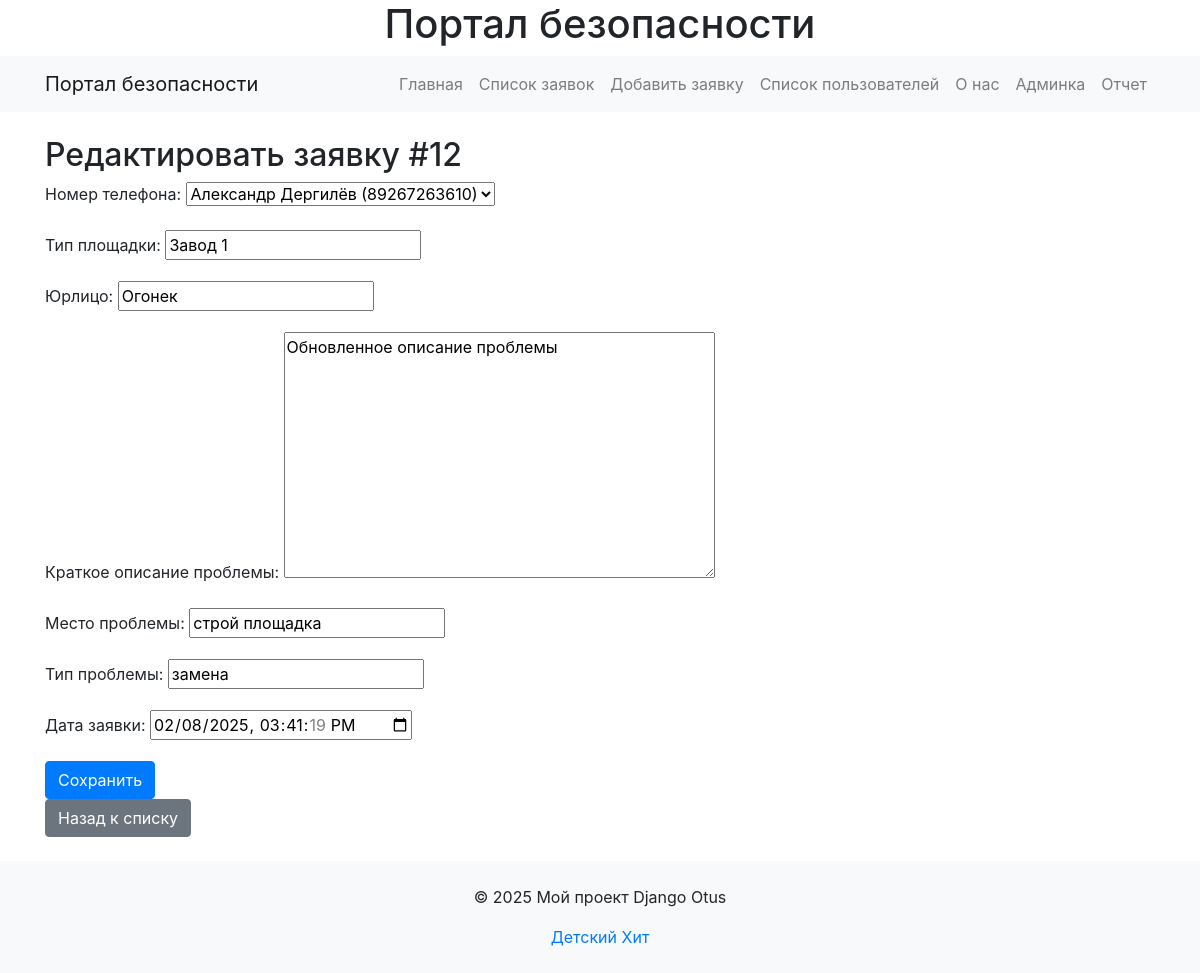
Page /tasks/edit/12/ on the committed database.
### my_app/models.py (models this page shows, shortened)
class Task(models.Model):
    STATUS_CHOICES = [
        ('на рассмотрении', 'На рассмотрении'),
        ('в работе', 'В работе'),
        ('просрочена', 'Просрочена'),
        ('выполнена', 'Выполнена'),
    ]
    phone_number = models.ForeignKey(
        Users,
        on_delete=models.CASCADE,
        related_name="tasks",
        verbose_name="Номер телефона",
        default=1,
    )
    platform_type = models.CharField(max_length=100, verbose_name="Тип площадки")
    legal_entity = models.CharField(max_length=100, verbose_name="Юрлицо")
    problem_description = models.TextField(verbose_name="Краткое описание проблемы")
    problem_location = models.CharField(max_length=200, verbose_name="Место проблемы")
    problem_type = models.CharField(max_length=100, verbose_name="Тип проблемы")
    task_date = models.DateTimeField(default=timezone.now, verbose_name="Дата заявки")
    task_id = models.AutoField(primary_key=True, verbose_name="Номер заявки ID")
    status = models.CharField(
        max_length=20,
        choices=STATUS_CHOICES,
        default='на рассмотрении',
        verbose_name="Статус заявки"
    )
    problem_photo = models.ImageField(
        upload_to="problem_photos/", blank=True, null=True, verbose_name="Фото проблемы"
    )
    solution_proposal = models.TextField(
        blank=True, null=True, verbose_name="Предложение по устранению"
    )
    responsible_person = models.CharField(
        max_length=100,
        blank=True,
        null=True,
        verbose_name="ФИО (ответственного за устранение)",
    )
    initiator_name = models.CharField(
        max_length=100, blank=True, null=True, verbose_name="ФИО (инициатора)"
    )
    position = models.CharField(
        max_length=100, blank=True, null=True, verbose_name="Должность"
    )
    department = models.CharField(
        max_length=100, blank=True, null=True, verbose_name="Отдел инициатора"
    )
    planned_fix_date = models.DateField(
        blank=True, null=True, verbose_name="Плановая дата устранения"
    )

class Users(models.Model):
    phone_number = models.CharField(
        max_length=11, unique=True, verbose_name="Номер телефона"
    )
    first_name = models.CharField(
        max_length=100, blank=True, null=True, verbose_name="Имя"
    )
    last_name = models.CharField(
        max_length=100, blank=True, null=True, verbose_name="Фамилия"
    )
    def __str__(self):
        return f"{self.first_name} {self.last_name} ({self.phone_number})"

### my_app/views.py (the view)
# urls.py: path("tasks/edit/<int:task_id>/", views.edit_task, name="edit_task"),
def edit_task(request, task_id):
    task = get_object_or_404(Task, task_id=task_id)
    if request.method == "POST":
        form = TaskForm(request.POST, instance=task)
        if form.is_valid():
            form.save()
            log_task_action.delay(
                "Редактирование", task.task_id
            )  # Логирование редактирования задачи
            return redirect("task_list")  # Перенаправление на страницу списка заявок
    else:
        form = TaskForm(instance=task)
    return render(request, "my_app/edit_task.html", {"form": form})

### my_app/forms.py
class TaskForm(forms.ModelForm):
    class Meta:
        model = Task
        fields = [
            "phone_number",
            "platform_type",
            "legal_entity",
            "problem_description",
            "problem_location",
            "problem_type",
            "task_date",
        ]
        widgets = {
            "task_date": forms.DateTimeInput(attrs={"type": "datetime-local"}),
        }

### my_app/templates/my_app/edit_task.html (shortened to what this page needs)
{% extends 'my_app/base.html' %}
{% block content %}
    <h2>Редактировать заявку #{{ form.instance.task_id }}</h2>
    <form method="post">
        {{ form.as_p }}
        <button type="submit" class="btn btn-primary">Сохранить</button>
    </form>
    <a href="{% url 'task_list' %}" class="btn btn-secondary">Назад к списку</a>
{% endblock %}

### rows in the picture
Task: instance.task_id "12", platform_type "Завод 1", legal_entity "Огонек", problem_description "Обновленное описание проблемы", problem_location "строй площадка", problem_type "замена", task_date "02/08/2025 15:41:19"
Users: phone_number "Александр Дергилёв (89267263610)"
